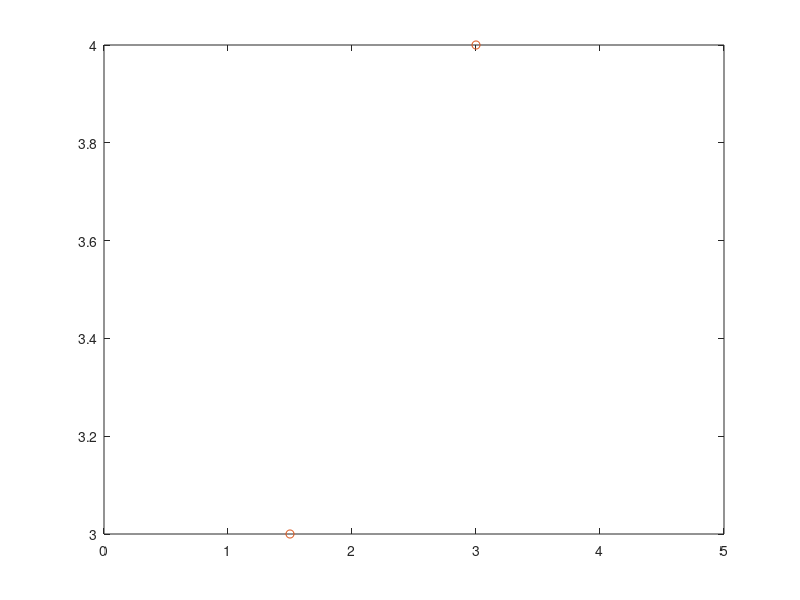

MATLAB code for this plot:
function Newton_00
  clc
  clear
  %BLOQUE DE DATOS
  disp('Valores de X')
  x=[1.5; 3]
  disp('Valores de Y')
  y=[3; 4]
  %BLOQUE DE OPERACION
  A=Coeficiente(x,y)
  D=0:0.1:5 ;
  I=Imagen(x,diag(A),D);
  plot(D,I)
  hold on
  plot(x,y,'o')
  hold off
end

function M=Coeficiente(x,y)
  n=length(x);
  M=zeros(n,n);
  M(:,1)=y ;
  for i=2:n
    for j=i:n
      M(j,i)=((M(j,i-1)-M(j-1,i-1)))/(x(j,1)-y(j-i+1,1));
    end
  end
end

function I=Imagen(x,A,D)
  n=length(x);
  I=0;
  for i= n:-1:1
    v=1;
    for j= i-1:-1:1
      v=conv(v,poly(x(j)));
    end
    I=I+polyval(v,D)*A(i);
  end
end
